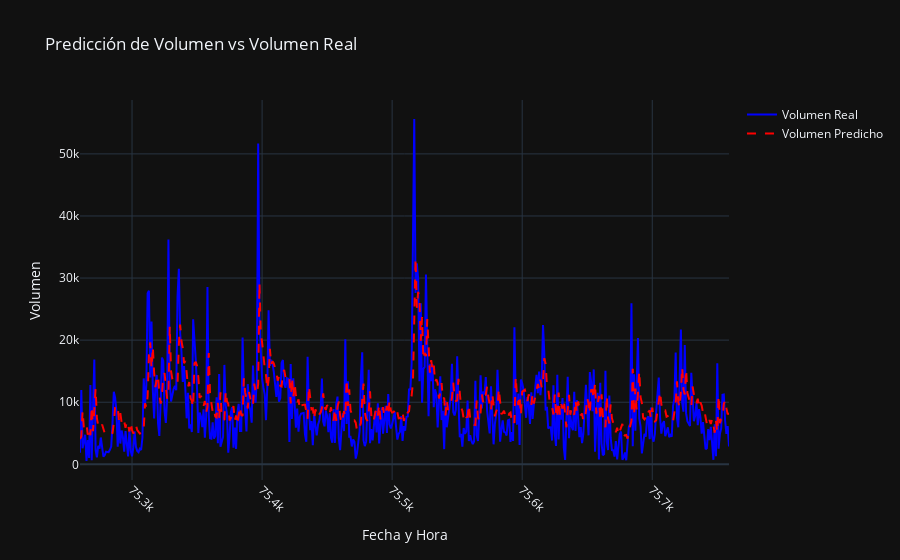

Source (notebook cell):
### Code cell
# Ejemplo de uso
# Suponiendo que 'algo.resampled_df' tiene las columnas ['date', 'time_5min', 'volume']

# Dividir los datos en entrenamiento y prueba
train_df = algo.resampled_df[algo.resampled_df['date'] < '2017-01-01']
test_df = algo.resampled_df[algo.resampled_df['date'] >= '2017-01-01']

# Crear instancia del predictor
volume_predictor = RNNVolumePredictor(window_size=50, lstm_units=50, epochs=20, batch_size=64)

# Entrenar el predictor
volume_predictor.train(train_df)

# Evaluar el rendimiento del predictor
nrmse = volume_predictor.evaluate(test_df)

# Visualizar las predicciones
volume_predictor.visualize_prediction(test_df, start_index=0, num_points=500)

### Figure 1 — Plotly figure (JSON) as saved in the notebook; plotly's stock layout.template omitted (floating-point values rounded to 4 significant figures; data arrays with more than 128 entries replaced by an {"elided": "..."} marker saying what was removed)
{"data": [{"line": {"color": "blue", "width": 2}, "mode": "lines", "name": "Volumen Real", "type": "scatter", "x": {"elided": "500 int values"}, "y": {"elided": "500 int values"}}, {"line": {"color": "red", "dash": "dash", "width": 2}, "mode": "lines", "name": "Volumen Predicho", "type": "scatter", "x": {"elided": "500 int values"}, "y": {"elided": "500 float values"}}], "layout": {"showlegend": true, "title": {"text": "Predicción de Volumen vs Volumen Real"}, "xaxis": {"tickangle": 45, "title": {"text": "Fecha y Hora"}}, "yaxis": {"title": {"text": "Volumen"}}}}
